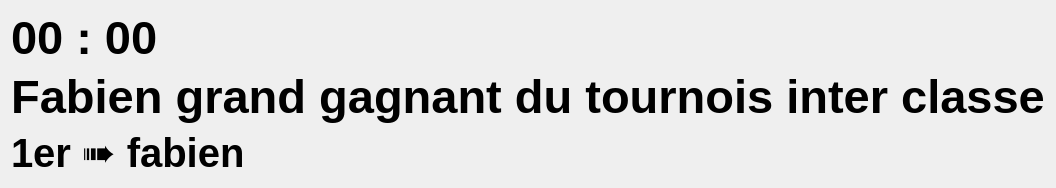
     <widget class="QWidget" name="ecranFinTournois">
      <layout class="QVBoxLayout" name="verticalLayout_7">
       <item>
        <widget class="QLabel" name="labelHeureTournois">
         <property name="font">
          <font>
           <pointsize>35</pointsize>
           <weight>75</weight>
           <bold>true</bold>
          </font>
         </property>
         <property name="text">
          <string>00 : 00</string>
         </property>
         <property name="alignment">
          <set>Qt::AlignLeading|Qt::AlignLeft|Qt::AlignTop</set>
         </property>
        </widget>
       </item>
       <item>
        <widget class="QLabel" name="winnerTournois">
         <property name="font">
          <font>
           <pointsize>35</pointsize>
           <weight>75</weight>
           <bold>true</bold>
          </font>
         </property>
         <property name="text">
          <string>Fabien grand gagnant du tournois inter classe</string>
         </property>
         <property name="alignment">
          <set>Qt::AlignCenter</set>
         </property>
        </widget>
       </item>
       <item>
        <layout class="QHBoxLayout" name="horizontalLayout_4">
         <item>
          <widget class="QLabel" name="recapPlaceTournois">
           <property name="font">
            <font>
             <pointsize>30</pointsize>
             <weight>75</weight>
             <bold>true</bold>
            </font>
           </property>
           <property name="text">
            <string>1er ➠ fabien </string>
           </property>
           <property name="scaledContents">
            <bool>false</bool>
           </property>
           <property name="alignment">
            <set>Qt::AlignLeading|Qt::AlignLeft|Qt::AlignTop</set>
           </property>
           <property name="margin">
            <number>0</number>
           </property>
           <property name="indent">
            <number>-1</number>
           </property>
           <property name="openExternalLinks">
            <bool>false</bool>
           </property>
          </widget>
         </item>
         <item>
          <widget class="QLabel" name="labelLogoJeuTournois">
           <property name="maximumSize">
            <size>
             <width>700</width>
             <height>700</height>
            </size>
           </property>
           <property name="text">
            <string/>
           </property>
           <property name="pixmap">
            <pixmap resource="ressources.qrc">:/ressources/logoDarts.png</pixmap>
           </property>
           <property name="scaledContents">
            <bool>true</bool>
           </property>
           <property name="alignment">
            <set>Qt::AlignCenter</set>
           </property>
          </widget>
         </item>
        </layout>
       </item>
      </layout>
     </widget>
